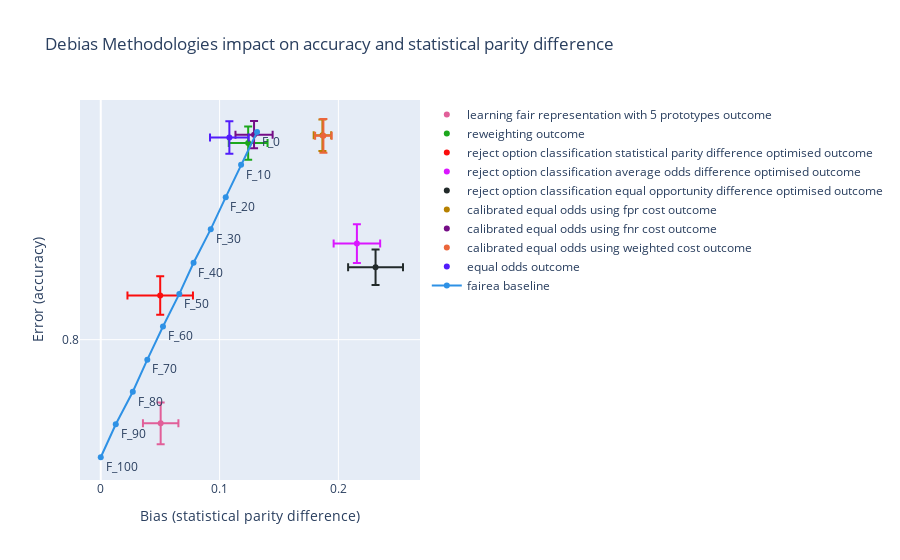

The cell this chart's notebook holds for it:
### Code cell
random_forest_bias.show_fairea_graph("accuracy", "statistical parity difference")

### Figure 1 — Plotly figure (JSON) as saved in the notebook; plotly's stock layout.template omitted (floating-point values rounded to 4 significant figures)
{"data": [{"error_x": {"array": [-0.01492], "type": "data"}, "error_y": {"array": [-0.006418], "type": "data"}, "marker": {"color": "#E15F99"}, "mode": "markers", "name": "learning fair representation with 5 prototypes outcome", "showlegend": true, "type": "scatter", "x": [0.05043], "y": [0.7742]}, {"error_x": {"array": [-0.01632], "type": "data"}, "error_y": {"array": [-0.005141], "type": "data"}, "marker": {"color": "#1CA71C"}, "mode": "markers", "name": "reweighting outcome", "showlegend": true, "type": "scatter", "x": [0.1241], "y": [0.8606]}, {"error_x": {"array": [-0.02756], "type": "data"}, "error_y": {"array": [-0.005923], "type": "data"}, "marker": {"color": "#FB0D0D"}, "mode": "markers", "name": "reject option classification statistical parity difference optimised outcome", "showlegend": true, "type": "scatter", "x": [0.05003], "y": [0.8136]}, {"error_x": {"array": [-0.01958], "type": "data"}, "error_y": {"array": [-0.005984], "type": "data"}, "marker": {"color": "#DA16FF"}, "mode": "markers", "name": "reject option classification average odds difference optimised outcome", "showlegend": true, "type": "scatter", "x": [0.2156], "y": [0.8296]}, {"error_x": {"array": [-0.0231], "type": "data"}, "error_y": {"array": [-0.005458], "type": "data"}, "marker": {"color": "#222A2A"}, "mode": "markers", "name": "reject option classification equal opportunity difference optimised outcome", "showlegend": true, "type": "scatter", "x": [0.2313], "y": [0.8223]}, {"error_x": {"array": [-0.007356], "type": "data"}, "error_y": {"array": [-0.004855], "type": "data"}, "marker": {"color": "#B68100"}, "mode": "markers", "name": "calibrated equal odds using fpr cost outcome", "showlegend": true, "type": "scatter", "x": [0.1865], "y": [0.863]}, {"error_x": {"array": [-0.01564], "type": "data"}, "error_y": {"array": [-0.004205], "type": "data"}, "marker": {"color": "#750D86"}, "mode": "markers", "name": "calibrated equal odds using fnr cost outcome", "showlegend": true, "type": "scatter", "x": [0.129], "y": [0.8631]}, {"error_x": {"array": [-0.006965], "type": "data"}, "error_y": {"array": [-0.005198], "type": "data"}, "marker": {"color": "#EB663B"}, "mode": "markers", "name": "calibrated equal odds using weighted cost outcome", "showlegend": true, "type": "scatter", "x": [0.1874], "y": [0.8628]}, {"error_x": {"array": [-0.01629], "type": "data"}, "error_y": {"array": [-0.005], "type": "data"}, "marker": {"color": "#511CFB"}, "mode": "markers", "name": "equal odds outcome", "showlegend": true, "type": "scatter", "x": [0.1082], "y": [0.8623]}, {"line": {"color": "#2E91E5"}, "mode": "lines+markers+text", "name": "fairea baseline", "showlegend": true, "text": ["F_0", "F_10", "F_20", "F_30", "F_40", "F_50", "F_60", "F_70", "F_80", "F_90", "F_100"], "textposition": "bottom right", "type": "scatter", "x": [0.1315, 0.1181, 0.1052, 0.09258, 0.07812, 0.06612, 0.05237, 0.03919, 0.02697, 0.01265, 0], "y": [0.864, 0.8539, 0.8439, 0.834, 0.8237, 0.8141, 0.8041, 0.7938, 0.7839, 0.7739, 0.7638]}], "layout": {"title": {"text": "Debias Methodologies impact on accuracy and statistical parity difference"}, "xaxis": {"dtick": 0.1, "tick0": 0, "title": {"text": "Bias (statistical parity difference)"}}, "yaxis": {"dtick": 0.1, "tick0": 0, "title": {"text": "Error (accuracy)"}}}}
